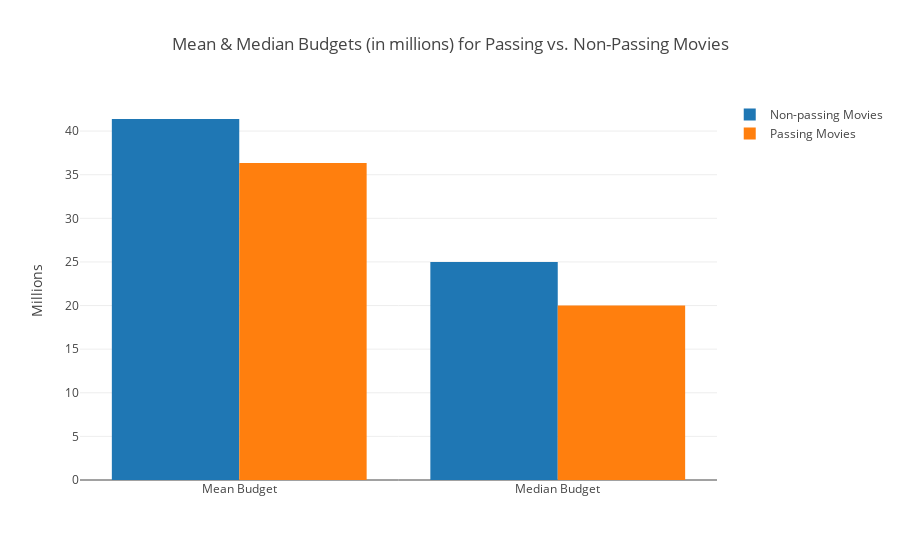

Here is the notebook cell this chart was saved with:
### Code cell
trace0 = go.Bar(
    x=['Mean Budget', 'Median Budget'],
    y=[val for val in mean_median_budget.values[0]],
    name='Non-passing Movies'    
)

trace1 = go.Bar(
    x=['Mean Budget', 'Median Budget'],
    y=[val for val in mean_median_budget.values[1]],
    name='Passing Movies'    
)

data = [trace0, trace1]    
layout = go.Layout(
    title="Mean & Median Budgets (in millions) for Passing vs. Non-Passing Movies", 
    yaxis=dict(title="Millions"),
    barmode='group'
)

fig = go.Figure(data=data, layout=layout)
iplot(fig)

### Figure 1 — Plotly figure (JSON) as saved in the notebook; plotly's stock layout.template omitted (floating-point values rounded to 4 significant figures)
{"data": [{"name": "Non-passing Movies", "type": "bar", "uid": "46772183-7c33-44e0-ab2a-0937bd500c58", "x": ["Mean Budget", "Median Budget"], "y": [41.39, 25]}, {"name": "Passing Movies", "type": "bar", "uid": "7fa19068-6f51-433b-b6d2-3dfb1c176293", "x": ["Mean Budget", "Median Budget"], "y": [36.34, 20]}], "layout": {"autosize": true, "barmode": "group", "title": {"text": "Mean & Median Budgets (in millions) for Passing vs. Non-Passing Movies"}, "xaxis": {"autorange": true, "range": [-0.5, 1.5], "type": "category"}, "yaxis": {"autorange": true, "range": [0, 43.56], "title": {"text": "Millions"}, "type": "linear"}}}
